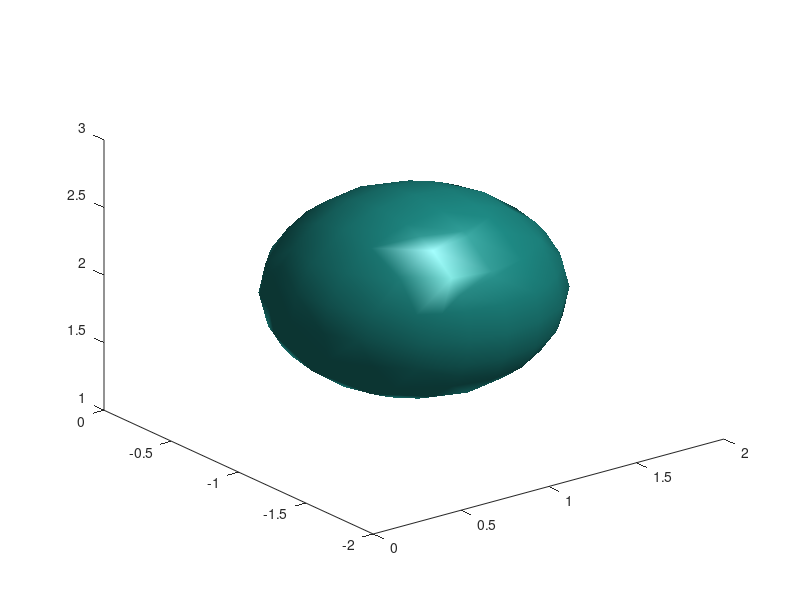

Write MATLAB code to recreate this figure. (Note: this script raises an error after producing the figure.)
d=[-10:0.2:10];
[X,Y,Z]=meshgrid(d,d,d);
F=X.*X + Y.*Y + Z.*Z -2*X+2*Y-4*Z + 5.5*ones(size(X));
isosurface(X,Y,Z,F,0)

zaxis(0, 10)
xaxis(-5, 5)
yaxis(-5, 5)
grid